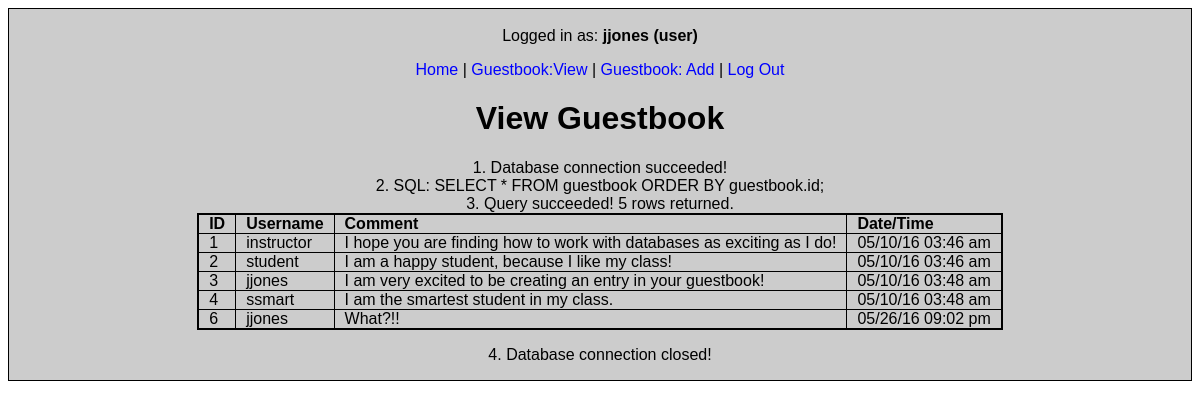
The page /guestbook_view.php (signed in) on the database its author committed.
### tables this page shows
CREATE TABLE `guestbook` (
  `id` int(4) NOT NULL,
  `username` varchar(30) NOT NULL,
  `comment` longtext NOT NULL,
  `datetime` timestamp NOT NULL DEFAULT CURRENT_TIMESTAMP ON UPDATE CURRENT_TIMESTAMP
);

### guestbook_view.php (the view, shortened to what this page needs)
<?php
include_once "includes/html_top.php";
$heading = "View Guestbook";
include_once "includes/html_header.php";
echo "<h1>" . $heading . "</h1>";
include_once "includes/connection.php";
$sql="SELECT *"
. " FROM guestbook"
. " ORDER BY guestbook.id;";
echo "<br>2. SQL: " . $sql . "<br>";
try {
     $result = $connection->query($sql);
     echo "3. Query succeeded! " . $result->rowCount() . " rows returned.<br>";
}
catch (PDOException $e) {
     die("3. Query failed! " . $e->getMessage());
}
echo "<table class='shade viewTable'>";
echo "<tr>";
echo "<th>ID</th><th>Username</th><th>Comment</th><th>Date/Time</th>";
echo "</tr>";
while($rows = $result->fetch(PDO::FETCH_ASSOC)) {
	 $mydate = $rows['datetime'];
	 $rows['datetime'] = date('m/d/y h:i a', strtotime($mydate));
     echo "<tr>";
     echo "<td>" . $rows['id'] . "</td>";
     echo "<td>" . $rows['username'] . "</td>";
     echo "<td>" . $rows['comment'] . "</td>";
     echo "<td>" . $rows['datetime'] . "</td>";
     echo "</tr>";
}
echo "</table>";
include_once "includes/footer.php";
?>

### styles/home.css (style rules this page uses)
body { font: 100% Verdana, Arial, Helvetica, sans-serif; text-align: center; }
table { border: thin #000000 solid; margin-left: auto; margin-right: auto; }
td, th { text-align: left; padding: 0 10px 0 10px; }
th { font-weight: bold; }
.shade { background-color: #cccccc; border: solid thin #000; }

### styles/contact.css (style rules this page uses)
table { margin-left: auto; margin-right: auto; border-collapse: collapse; }
td, th { border: 1px solid #000; }
.shade { border: 1px solid black; border-collapse: collapse; text-align: center; background-color: #cccccc; margin-left: auto; margin-right: auto; }
.viewTable { border: 2px solid black; background-color: #cccccc; }

### rows shown on the page
guestbook: id "1", username "instructor", comment "I hope you are finding how to work with databases as exciting as I do!", datetime "05/10/16 03:46 am"
guestbook: id "2", username "student", comment "I am a happy student, because I like my class!", datetime "05/10/16 03:46 am"
guestbook: id "3", username "jjones", comment "I am very excited to be creating an entry in your guestbook!", datetime "05/10/16 03:48 am"
guestbook: id "4", username "ssmart", comment "I am the smartest student in my class.", datetime "05/10/16 03:48 am"
guestbook: id "6", username "jjones", comment "What?!!", datetime "05/26/16 09:02 pm"

### other values the page prints
$_SESSION["username"] "jjones"
$_SESSION["permissions"] "user"
$link_1_text "Home"
$link_2_text "Guestbook:View"
$link_3_text "Guestbook: Add"
$link_5_text "Log Out"
$heading "View Guestbook"
$sql "SELECT * FROM guestbook ORDER BY guestbook.id;"
$result->rowCount() "5"
